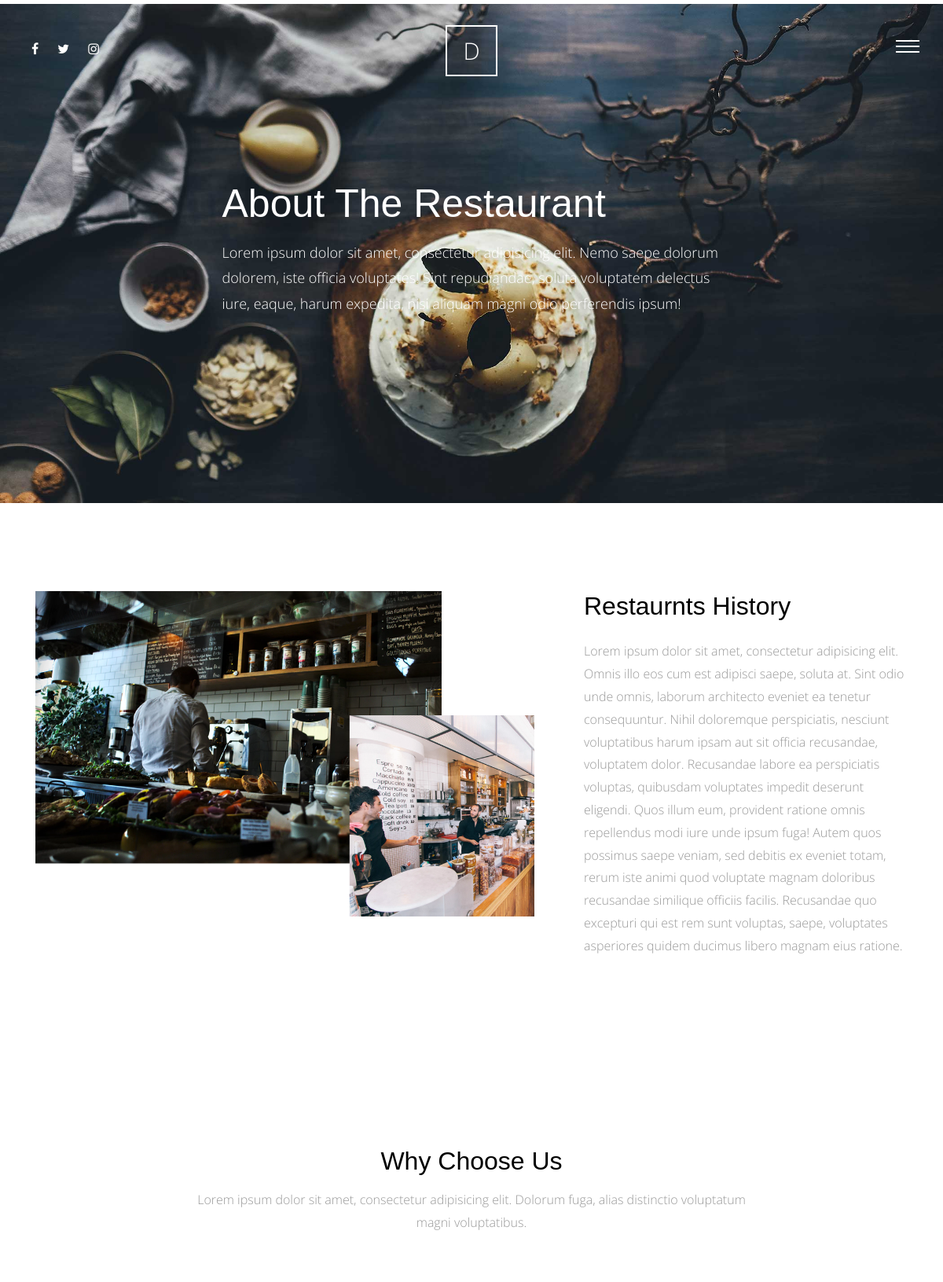
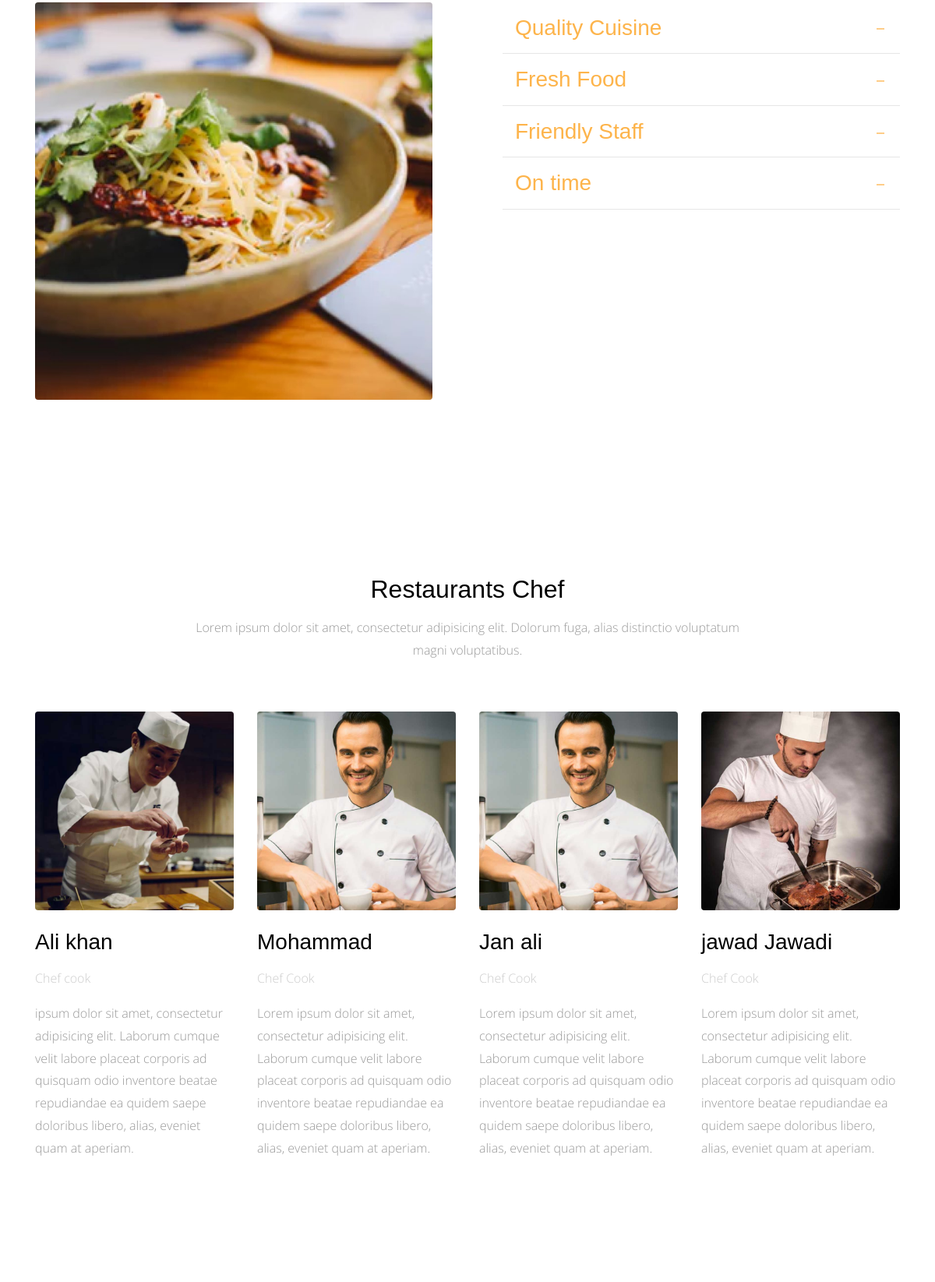
The page /about-us/ (upper part) on the database its author committed (2 pictures, top to bottom).
### aboutus/models.py (models this page shows, shortened)
class AboutUs(models.Model):
    title = models.CharField(max_length=80)
    content = models.TextField()
    class Meta:
        verbose_name = "About Us"
        verbose_name_plural = "About Us"

class Restaurant_History(models.Model):
    title = models.CharField(max_length=50)
    content = models.TextField()
    class Meta:
        verbose_name = "Restaurant History"
        verbose_name_plural = "Restaurant History"

class Why_choose_Us(models.Model):
    title = models.CharField(max_length=50)
    content = models.TextField()
    class Meta:
        verbose_name = "Why Choose Us"
        verbose_name_plural = "Why Choose Us"

class Chef(models.Model):
    name = models.CharField(max_length=40)
    title = models.CharField(max_length=40)
    biio = models.TextField()
    image = models.ImageField(upload_to="Chef/")
    class Meta:
        verbose_name = "Chef"
        verbose_name_plural = "Chefs"

### aboutus/views.py (the view)
# urls.py: path("", aboutus_list, name = "aboutus"),
def aboutus_list(request):
    about_us = AboutUs.objects.last()
    history = Restaurant_History.objects.last()
    choose = Why_choose_Us.objects.all()
    chefs = Chef.objects.all()
    context = {
        'about_us':about_us,
        'history':history,
        'choose':choose,
        'chefs':chefs
    }
    return render(request, "aboutus/about.html", context)

### aboutus/templates/aboutus/about.html (shortened to what this page needs)
{% extends 'base.html' %}
{% load static %}
{% block content %}
<div class="main-wrap">
<div class="cover_1 cover_sm">
    <div class="img_bg" style="background-image: url({% static 'img/slider-1.jpg' %});" data-stellar-background-ratio="0.5">
    <div class="container">
        <div class="row align-items-center justify-content-center">
        <div class="col-md-7" data-aos="fade-up">
            <h2 class="heading">{{about_us.title}}</h2>
            <p class="lead">{{about_us.content}}</p>
        </div>
        </div>
    </div>
    </div>
</div>
<div class="section">
    <div class="container">
    <div class="row">
        <div class="col-md-7" data-aos="fade-up">
        <img src="{% static 'img/about_1.png' %}" alt="Image placeholder" class="img-fluid">
        </div>
        <div class="col-md-5 pl-md-5" data-aos="fade-up" data-aos-delay="200">
        <h2 class="mb-4">{{history.title}}</h2>
        <p>{{history.content}}</p>
        </div>
    </div>
    </div>
</div>
<div class="section">
    <div class="container">
    <div class="row justify-content-center mb-5" data-aos="fade-up">
        <div class="col-md-8  text-center">
        <h2 class="mb-3">Why Choose Us</h2>
        <p class="lead">Lorem ipsum dolor sit amet, consectetur adipisicing elit. Dolorum fuga, alias distinctio voluptatum magni voluptatibus.</p>
        </div>
    </div>
    <div class="row large-gutters">
        <div class="col-md-6"  data-aos="fade-up" data-aos-delay="200">
        <img src="{% static 'img/img_2.jpg' %}" alt="Image placeholder" class="img-fluid rounded">
        </div>
        <div class="col-md-6" data-aos="fade-up" data-aos-delay="300">
        <div class="accordion" id="accordion">
            {% for info in choose %}
                <div class="accordion-item">
                <h3 class="mb-0">
                    <a class="btn-block p-3" data-toggle="collapse" href="#collapseOne{{info.id}}" role="button" aria-expanded="true" aria-controls="collapseOne">{{info.title}}</a>
                </h3>
                </div>
            {% endfor %}
        </div>
        </div>
    </div>
    </div>
</div>
<div class="section">
    <div class="container">
    <div class="row justify-content-center mb-5" data-aos="fade-up">
        <div class="col-md-8  text-center">
        <h2 class="mb-3">Restaurants Chef</h2>
        <p class="lead">Lorem ipsum dolor sit amet, consectetur adipisicing elit. Dolorum fuga, alias distinctio voluptatum magni voluptatibus.</p>
        </div>
    </div>
    <div class="row">
        {% for chef in chefs %}
            <div class="col-md-3" data-aos="fade-up" data-aos-delay="100">
            <img src="{{chef.image.url}}" alt="Image placeholder" class="img-fluid mb-4 rounded">
            <h3 class="mb-3">{{chef.name}}</h3>
            <p class="post-meta text-muted">{{chef.title}}</p>
            <p class="mb-5">{{chef.biio|truncatewords:30}}</p>
            </div>
        {% endfor %}
    </div>
    </div>
</div>
</div>
{% endblock content %}

### static/css/style.css (style rules this page uses)
html { overflow-x: hidden; }
body { background: #fff; font-family: "Open Sans", cursive; font-size: 16px; line-height: 1.8; font-weight: 300; color: #999999; }
a { -webkit-transition: .3s all ease; -o-transition: .3s all ease; transition: .3s all ease; text-decoration: none; }
h1, h2, h3, h4, h5 { color: #000; font-family: "Playfair Display", Arial, sans-serif; }
h1 a, h2 a, h3 a, h4 a, h5 a { color: #000; }
.lead { font-size: 16px; }
.section { padding: 7em 0; }
.text-muted { color: #cccccc !important; }
.cover_1 { position: relative; }
.cover_1 .lead { color: #fff; font-size: 18px; }
.cover_1 .img_bg { background-repeat: no-repeat; background-size: cover !important; background-position: center center; }
.cover_1 .img_bg, .cover_1 .img_bg > .container > .row { min-height: 700px; height: 100vh; }
.cover_1.cover_sm .img_bg, .cover_1.cover_sm .img_bg > .container > .row { min-height: 600px; height: 80vh; }
.cover_1 .heading { color: white; font-weight: 300; font-size: 30px; line-height: 1.5; }
@media (min-width: 768px) { .cover_1 .heading { font-size: 50px; line-height: 1.5; } }
.large-gutters { margin-right: -45px; margin-left: -45px; }
.large-gutters > [class*="col-"] { padding-right: 45px; padding-left: 45px; }
.accordion .btn-block { position: relative; border-bottom: 1px solid #e6e6e6; }
.accordion .btn-block[aria-expanded="true"] { color: #fdb44b; }

### rows shown on the page
AboutUs: title "About The Restaurant", content "Lorem ipsum dolor sit amet, consectetur adipisicing elit. Nemo saepe dolorum dolorem, iste officia voluptates! Sint repudiandae, soluta voluptatem delectus iure, eaque, harum expedita, nisi aliquam magni odio perferendis ipsum!"
Restaurant_History: title "Restaurnts History", content "Lorem ipsum dolor sit amet, consectetur adipisicing elit. Omnis illo eos cum est adipisci saepe, soluta at. Sint odio unde omnis, laborum architecto eveniet ea tenetur consequuntur. Nihil doloremque perspiciatis, nesciunt voluptatibus harum ipsam aut sit officia recusandae, voluptatem dolor. Recusandae labore ea perspiciatis voluptas, quibusdam voluptates impedit deserunt eligendi. Quos illum eum, provident ratione omnis repellendus modi iure unde ipsum fuga! Autem quos possimus saepe veniam, sed debitis ex eveniet totam, rerum iste animi quod voluptate magnam doloribus recusandae similique officiis facilis. Recusandae quo excepturi qui est rem sunt voluptas, saepe, voluptates asperiores…"
Why_choose_Us: title "Quality Cuisine"
Why_choose_Us: title "Fresh Food"
Why_choose_Us: title "Friendly Staff"
Why_choose_Us: title "On time"
Chef: image (picture), name "Ali khan", title "Chef cook", biio "ipsum dolor sit amet, consectetur adipisicing elit. Laborum cumque velit labore placeat corporis ad quisquam odio inventore beatae repudiandae ea quidem saepe doloribus libero, alias, eveniet quam at aperiam."
Chef: image (picture), name "Mohammad", title "Chef Cook", biio "Lorem ipsum dolor sit amet, consectetur adipisicing elit. Laborum cumque velit labore placeat corporis ad quisquam odio inventore beatae repudiandae ea quidem saepe doloribus libero, alias, eveniet quam at aperiam."
Chef: image (picture), name "Jan ali", title "Chef Cook", biio "Lorem ipsum dolor sit amet, consectetur adipisicing elit. Laborum cumque velit labore placeat corporis ad quisquam odio inventore beatae repudiandae ea quidem saepe doloribus libero, alias, eveniet quam at aperiam."
Chef: image (picture), name "jawad Jawadi", title "Chef Cook", biio "Lorem ipsum dolor sit amet, consectetur adipisicing elit. Laborum cumque velit labore placeat corporis ad quisquam odio inventore beatae repudiandae ea quidem saepe doloribus libero, alias, eveniet quam at aperiam."
